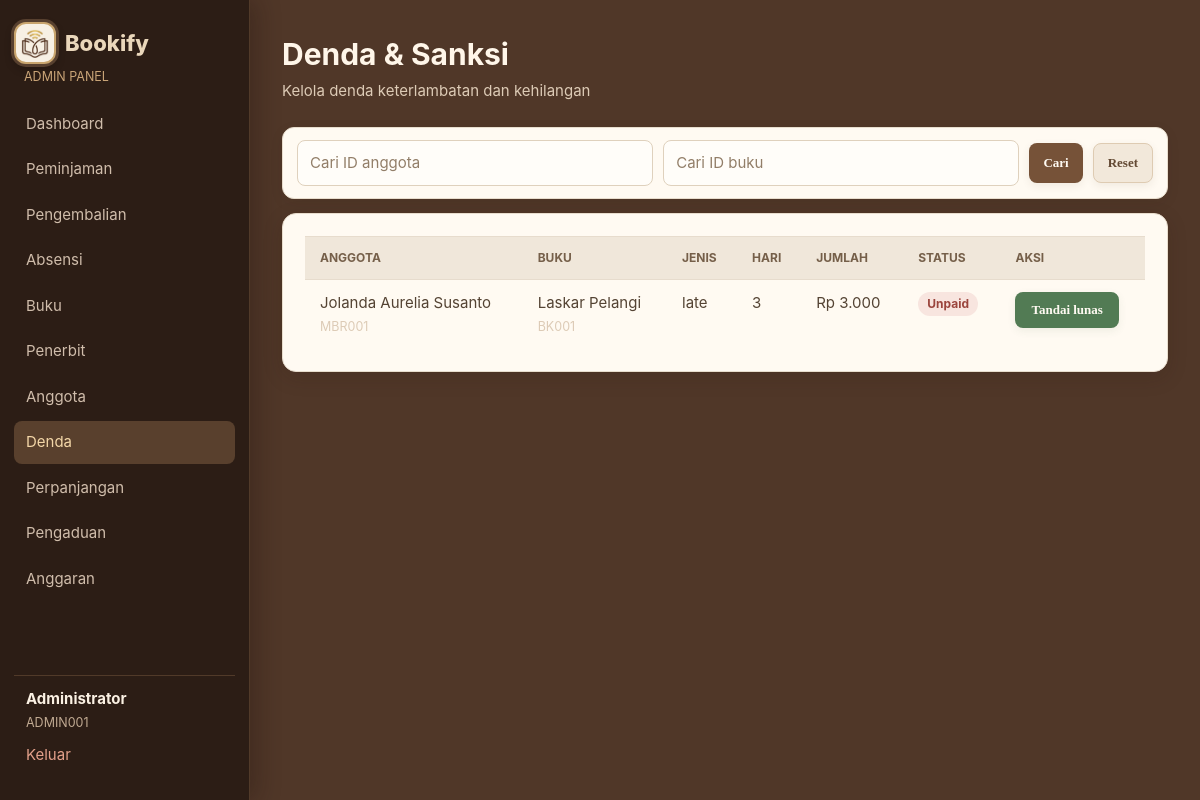
/admin/fines.php (signed in), run on the app's committed database.
### tables this page shows
CREATE TABLE fines (
    id INTEGER PRIMARY KEY AUTOINCREMENT, user_id INTEGER NOT NULL, borrowing_id INTEGER UNIQUE,
    days_late INTEGER NOT NULL DEFAULT 0, amount INTEGER NOT NULL, book_price INTEGER, status TEXT NOT NULL DEFAULT 'unpaid',
    type TEXT NOT NULL DEFAULT 'late', notes TEXT, created_at TEXT NOT NULL DEFAULT CURRENT_TIMESTAMP,
    updated_at TEXT NOT NULL DEFAULT CURRENT_TIMESTAMP,
    FOREIGN KEY (user_id) REFERENCES users(id), FOREIGN KEY (borrowing_id) REFERENCES borrowings(id)
);

CREATE TABLE users (
    id INTEGER PRIMARY KEY AUTOINCREMENT, member_id TEXT NOT NULL UNIQUE, name TEXT NOT NULL,
    email TEXT NOT NULL UNIQUE, phone TEXT, gender TEXT, address TEXT, password TEXT NOT NULL,
    role TEXT NOT NULL DEFAULT 'member', status TEXT NOT NULL DEFAULT 'active',
    created_at TEXT NOT NULL DEFAULT CURRENT_TIMESTAMP, updated_at TEXT NOT NULL DEFAULT CURRENT_TIMESTAMP
, photo_path TEXT, nik TEXT);

CREATE TABLE books (
    id INTEGER PRIMARY KEY AUTOINCREMENT, book_id TEXT NOT NULL UNIQUE, title TEXT NOT NULL, author TEXT NOT NULL,
    year INTEGER, pages INTEGER, genre TEXT, stock INTEGER NOT NULL DEFAULT 1, available INTEGER NOT NULL DEFAULT 1,
    cover_url TEXT, publisher_id INTEGER, created_at TEXT NOT NULL DEFAULT CURRENT_TIMESTAMP,
    updated_at TEXT NOT NULL DEFAULT CURRENT_TIMESTAMP, synopsis TEXT,
    FOREIGN KEY (publisher_id) REFERENCES publishers(id) ON DELETE SET NULL
);

### admin/fines.php (the view, shortened to what this page needs)
<?php
require_once __DIR__ . '/../includes/layout.php'; require_admin();
$memberId = trim($_GET['member_id'] ?? ''); $bookId = trim($_GET['book_id'] ?? '');
$sql = 'SELECT f.*,u.name,u.member_id,b.title,b.book_id FROM fines f JOIN users u ON u.id=f.user_id LEFT JOIN borrowings br ON br.id=f.borrowing_id LEFT JOIN books b ON b.id=br.book_id WHERE u.member_id LIKE ? AND COALESCE(b.book_id,"") LIKE ? ORDER BY f.created_at DESC';
$data = rows($sql, ['%' . $memberId . '%', '%' . $bookId . '%']);
?>
<form class="toolbar admin-id-search" method="get"><input name="member_id" value="<?= e($memberId) ?>" placeholder="Cari ID anggota"><input name="book_id" value="<?= e($bookId) ?>" placeholder="Cari ID buku"><button type="submit" class="btn btn-primary">Cari</button><a class="button secondary btn btn-secondary" href="<?= e(url('admin/fines.php')) ?>">Reset</a></form>
<section class="card table-card"><table><thead><tr><th>Anggota</th><th>Buku</th><th>Jenis</th><th>Hari</th><th>Jumlah</th><th>Status</th><th>Aksi</th></tr></thead><tbody><?php foreach ($data as $row): ?><tr><td><?= e($row['name']) ?><br><small class="muted"><?= e($row['member_id']) ?></small></td><td><?= e($row['title'] ?? '-') ?><br><small class="muted"><?= e($row['book_id'] ?? '-') ?></small></td><td><?= e($row['type']) ?></td><td><?= e($row['days_late']) ?></td><td><?= rupiah((int) $row['amount']) ?></td><td><?= status_badge($row['status']) ?></td><td><?php if ($row['status'] === 'unpaid'): ?><form method="post" class="actions"><input type="hidden" name="id" value="<?= (int) $row['id'] ?>"><input type="hidden" name="status" value="paid"><input type="hidden" name="notes" value="Dibayar melalui kasir"><button class="success">Tandai lunas</button></form><?php endif; ?></td></tr><?php endforeach; ?><?php if (!$data): ?><tr><td colspan="7" class="muted">Tidak ada data denda.</td></tr><?php endif; ?></tbody></table></section>

### includes/bootstrap.php (shortened to what this page needs)
<?php
function base_url(string $path = ''): string
{
    $script = rawurldecode($_SERVER['SCRIPT_NAME'] ?? '');
    $marker = '/versiphp/';
    $position = stripos($script, $marker);
    $base = $position === false ? '' : substr($script, 0, $position + strlen($marker) - 1);
    return $base . ($path === '' ? '/' : '/' . ltrim($path, '/'));
}
function url(string $path = ''): string
{
    return base_url($path);
}
function e(mixed $value): string
{
    return htmlspecialchars((string) $value, ENT_QUOTES, 'UTF-8');
}
function pdo(): PDO
{
    $pdo = new PDO('sqlite:' . DB_FILE);
    $pdo->setAttribute(PDO::ATTR_ERRMODE, PDO::ERRMODE_EXCEPTION);
    $pdo->setAttribute(PDO::ATTR_DEFAULT_FETCH_MODE, PDO::FETCH_ASSOC);
    $pdo->exec('PRAGMA foreign_keys = ON');
    initialise_database($pdo);
    return $pdo;
}
function initialise_database(PDO $db): void
{
    $userColumns = array_column($db->query('PRAGMA table_info(users)')->fetchAll(), 'name');
    $db->exec("UPDATE users SET address=address||', Semarang' WHERE email IN ('andi@email.com','sari@email.com','budi@email.com','lina@email.com','reza@email.com') AND address IS NOT NULL AND address NOT LIKE '%Semarang%'");
    $db->exec("UPDATE users SET address='Perpustakaan Bookify, Semarang' WHERE member_id='ADMIN001' AND address='Perpustakaan Bookify'");
    $db->exec("UPDATE publishers SET location='Semarang' WHERE name IN ('Gramedia Pustaka Utama','Erlangga','Mizan','Kompas') AND location IN ('Jakarta','Bandung')");
    $bookColumns = array_column($db->query('PRAGMA table_info(books)')->fetchAll(), 'name');
    $borrowingColumns = array_column($db->query('PRAGMA table_info(borrowings)')->fetchAll(), 'name');
    $extensionColumns = array_column($db->query('PRAGMA table_info(extensions)')->fetchAll(), 'name');
    $complaintColumns = array_column($db->query('PRAGMA table_info(complaints)')->fetchAll(), 'name');
    if ((int) $db->query('SELECT COUNT(*) FROM users')->fetchColumn() === 0) {
        seed_database($db);
    }
    $seedMigration=$db->prepare('SELECT 1 FROM app_migrations WHERE name=?');
    $seedMigration->execute(['member_mbr001_ongoing_loan_v1']);
    $hideExample=$db->prepare('SELECT 1 FROM app_migrations WHERE name=?');
    $hideExample->execute(['hide_mbr001_bk004_history_v1']);
}
function rows(string $query, array $params = []): array
{
    $statement = pdo()->prepare($query);
    $statement->execute($params);
    return $statement->fetchAll();
}
function rupiah(int|float $number): string
{
    return 'Rp ' . number_format((float) $number, 0, ',', '.');
}
function status_badge(string $status): string
{
    return '<span class="badge badge-' . e($status) . '">' . e(ucfirst($status)) . '</span>';
}

### data on the page
fines: user.name "Jolanda Aurelia Susanto", user.member_id "MBR001", books.title "Laskar Pelangi", books.book_id "BK001", type "late", days_late "3", amount "Rp 3.000", status "Unpaid"

### other printed values
$label "Dashboard"
$label "Peminjaman"
$label "Pengembalian"
$label "Absensi"
$label "Buku"
$label "Penerbit"
$label "Anggota"
$label "Denda"
$label "Perpanjangan"
$label "Pengaduan"
$label "Anggaran"
$user['name'] "Administrator"
$user['member_id'] "ADMIN001"
$title "Denda & Sanksi"
$subtitle "Kelola denda keterlambatan dan kehilangan"
